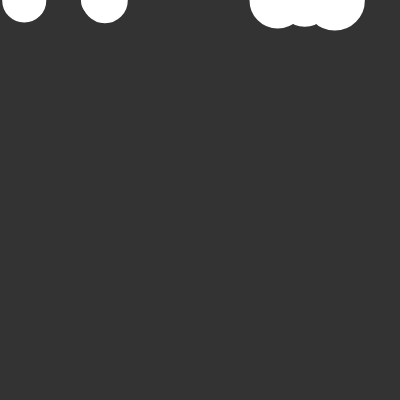
Frame 1 (no input)
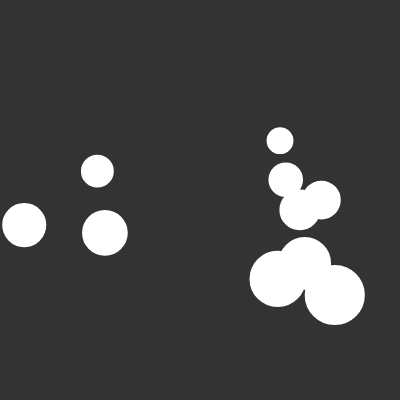
Frame 60 (no input)
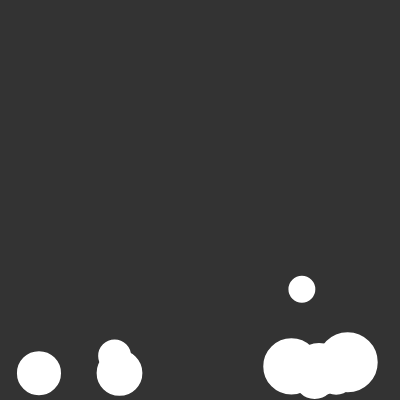
Frame 120 (the mouse pressed at the canvas centre since frame 60)

The p5.js sketch that drew these frames (run headless with seeded random() and noise() and a simulated clock; from frame 60 on, the mouse is pressed at the canvas centre):

// p5.js sketch
// ── sketch.js
let movers = [];

let mu = 0.01;

function setup() {
  createCanvas(400, 400);

  for(let i = 0; i < 10; ++i) {
    movers[i] = new Mover(random(width), 0, random(1, 9));
  }
}

function draw() {
  background(51);

  
  if(mouseIsPressed) {
    let wind = createVector(0.1, 0);
    for(let mover of movers) {
      mover.applyForce(wind);
    }
  }
  
  let gravity = createVector(0, 0.4);

  for(let mover of movers) {
    let weight = p5.Vector.mult(gravity, mover.mass);
  
    mover.applyForce(weight);
    mover.applyFriction();
    mover.applyDrag();
    mover.update();
    mover.edges();
    mover.show();
  }
}

// ── mover.js
class Mover {
    constructor(x, y, mass) {
        this.pos = createVector(x, y);
        // this.vel = p5.Vector.random2D();
        this.vel = createVector(0, 0);
        // this.vel.mult(random(3));
        this.acc = createVector(0, 0);
        this.mass = mass;
        this.r = sqrt(this.mass) * 10;
    }

    edges() {
        if(this.pos.y >= height - this.r) {
            this.pos.y = height - this.r;
            this.vel.y *= -1;
        }

        if(this.pos.x >= width - this.r) {
            this.pos.x = width - this.r;
            this.vel.x *= -1;
        } else if(this.pos.x <= this.r) {
            this.pos.x = this.r;
            this.vel.x *= -1;
        }
    }

    applyForce(force) {
        let f = p5.Vector.div(force, this.mass);
        this.acc.add(f);
    }

    applyFriction() {
        let diff = height - (this.pos.y + this.r);
        if(diff < 1) {

            //friction = -1 * CoefficientOfFriction(mu) * NormalForce * velocityUnitVector

            // console.log("Friction");
            let friction = this.vel.copy();
            friction.normalize();
            friction.mult(-1);
            let normalForce = this.mass;
            friction.setMag(mu * normalForce);
            this.applyForce(friction);
        }
    }
    
    //drag force opposite to air direction: air resistence

    //formula: (-1/2) * DensityOfTheMedium(rho) * (velocity)^2 * surfaceArea(A) * coeffOfDrag(Cd) * velocityUnitVector
    //simplified for the p5 2D canvas: (-1) * Constant(Cd) * v^2 * velocityUnitVector

    ///Here, constants are density of the medium, surface area & coefficient of drag
 
    applyDrag() {
        let drag = this.vel.copy();
        drag.normalize();
        drag.mult(-1);
        
        let c = 0.1;
        let speedSq = this.vel.magSq();
        drag.setMag(c * speedSq);

        this.applyForce(drag);
    }

    update() {
        // let mouse = createVector(mouseX, mouseY);
        // this.acc = p5.Vector.sub(mouse, this.pos);
        // this.acc.setMag(1);
        this.vel.add(this.acc);
        this.pos.add(this.vel);
        this.acc.set(0, 0);
    }

    show() {
        stroke(255);
        strokeWeight(2);
        ellipse(this.pos.x, this.pos.y, this.r * 2);
    }
}
